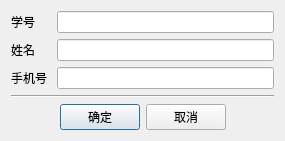
<?xml version="1.0" encoding="UTF-8"?>
<ui version="4.0">
 <class>DlgNew</class>
 <widget class="QDialog" name="DlgNew">
  <property name="geometry">
   <rect>
    <x>0</x>
    <y>0</y>
    <width>285</width>
    <height>137</height>
   </rect>
  </property>
  <property name="windowTitle">
   <string>增加</string>
  </property>
  <layout class="QVBoxLayout" name="verticalLayout">
   <item>
    <layout class="QHBoxLayout" name="horizontalLayout">
     <item>
      <widget class="QLabel" name="label">
       <property name="minimumSize">
        <size>
         <width>40</width>
         <height>0</height>
        </size>
       </property>
       <property name="text">
        <string>学号</string>
       </property>
      </widget>
     </item>
     <item>
      <widget class="QLineEdit" name="m_ctlId"/>
     </item>
    </layout>
   </item>
   <item>
    <layout class="QHBoxLayout" name="horizontalLayout_2">
     <item>
      <widget class="QLabel" name="label_2">
       <property name="minimumSize">
        <size>
         <width>40</width>
         <height>0</height>
        </size>
       </property>
       <property name="text">
        <string>姓名</string>
       </property>
      </widget>
     </item>
     <item>
      <widget class="QLineEdit" name="m_ctlName"/>
     </item>
    </layout>
   </item>
   <item>
    <layout class="QHBoxLayout" name="horizontalLayout_3">
     <item>
      <widget class="QLabel" name="label_3">
       <property name="minimumSize">
        <size>
         <width>40</width>
         <height>0</height>
        </size>
       </property>
       <property name="text">
        <string>手机号</string>
       </property>
      </widget>
     </item>
     <item>
      <widget class="QLineEdit" name="m_ctlCellphone"/>
     </item>
    </layout>
   </item>
   <item>
    <widget class="Line" name="line">
     <property name="orientation">
      <enum>Qt::Horizontal</enum>
     </property>
    </widget>
   </item>
   <item>
    <layout class="QHBoxLayout" name="horizontalLayout_4">
     <item>
      <spacer name="horizontalSpacer">
       <property name="orientation">
        <enum>Qt::Horizontal</enum>
       </property>
       <property name="sizeHint" stdset="0">
        <size>
         <width>40</width>
         <height>20</height>
        </size>
       </property>
      </spacer>
     </item>
     <item>
      <widget class="QPushButton" name="m_btnOK">
       <property name="text">
        <string>确定</string>
       </property>
      </widget>
     </item>
     <item>
      <widget class="QPushButton" name="m_btnCancel">
       <property name="text">
        <string>取消</string>
       </property>
      </widget>
     </item>
     <item>
      <spacer name="horizontalSpacer_2">
       <property name="orientation">
        <enum>Qt::Horizontal</enum>
       </property>
       <property name="sizeHint" stdset="0">
        <size>
         <width>40</width>
         <height>20</height>
        </size>
       </property>
      </spacer>
     </item>
    </layout>
   </item>
  </layout>
 </widget>
 <layoutdefault spacing="6" margin="11"/>
 <resources/>
 <connections/>
</ui>
